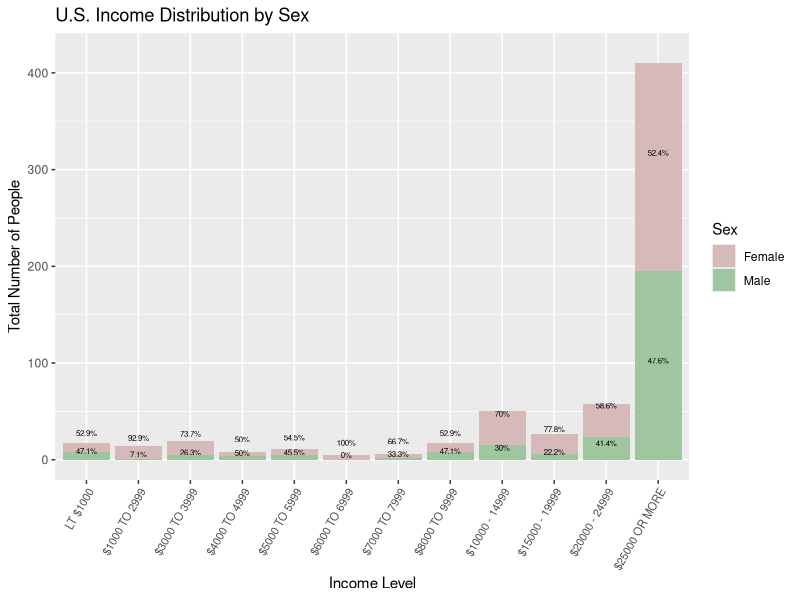
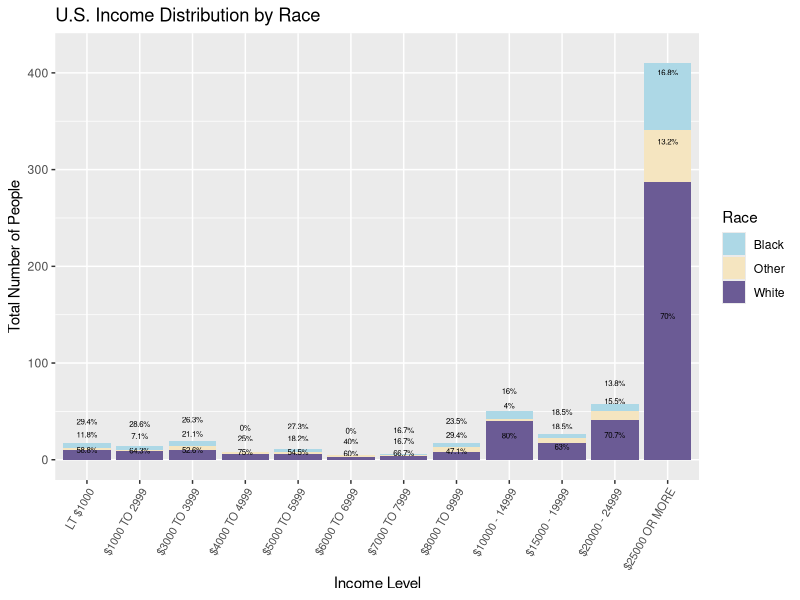
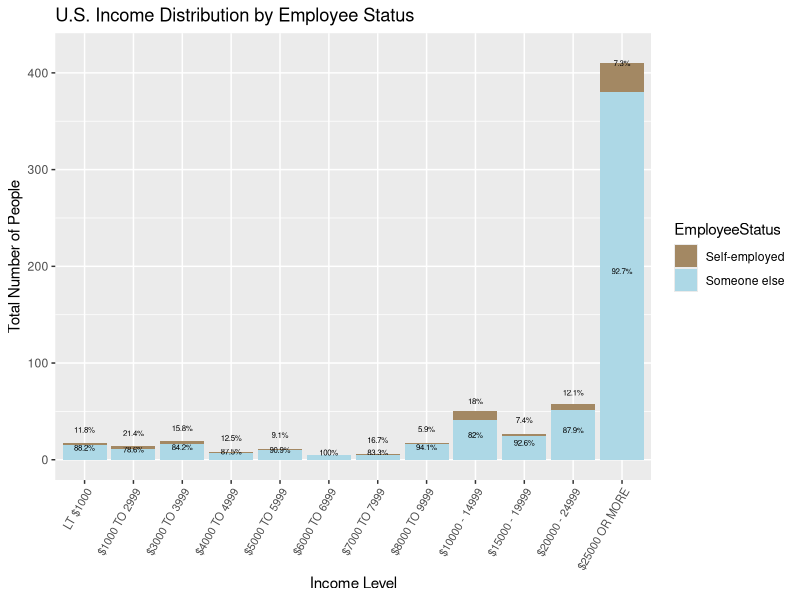
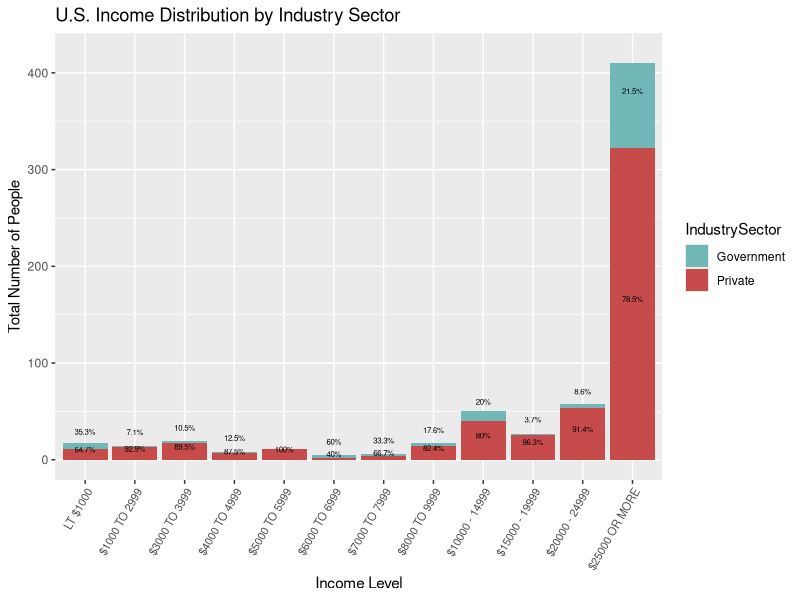
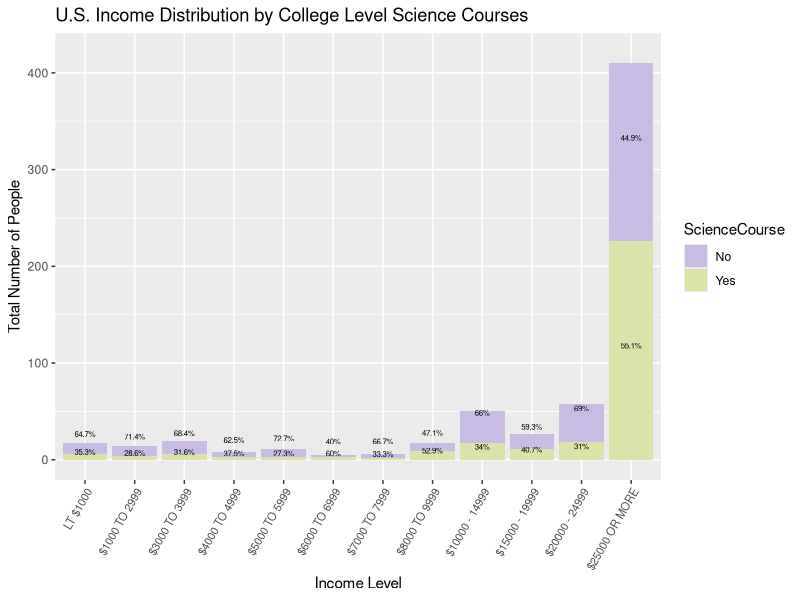

R code for these plots, in order:
## ---- chunk 1
knitr::opts_chunk$set(echo = FALSE)
knitr::opts_chunk$set(warning = FALSE)
knitr::opts_chunk$set(message = FALSE)
knitr::opts_chunk$set(fig.width=6.5, fig.height=2.8) 
# loading in relevant libraries
library(tidyverse)
library(dplyr, warn.conflicts = FALSE)
library(tidyr)
library(readxl)
library(data.table)
library(lubridate)
library(haven)
library(readxl)
library(ggplot2)
### Input data ###
income_sex_data_percentage<-read.csv(here::here("outputs/data/sex_income.csv"))
income_race_data_percentage<-read.csv(here::here("outputs/data/race_income.csv"))
income_employee_status_data_percentage<-read.csv(here::here("outputs/data/income_employee_status_data.csv"))
income_industry_sector_data_percentage<-read.csv(here::here("outputs/data/income_industry_sector_data.csv"))
income_science_course_data_percentage<-read.csv(here::here("outputs/data/income_science_course_data.csv"))
## ---- chunk 2
#| message: false
#| warning: false
#| echo: false
#| label: fig-raceincome
#| fig-cap: "U.S. Income Distribution by Sex"

# Make sure the order of the income level is the order we wanted
income_label <- c("LT $1000", "$1000 TO 2999", "$3000 TO 3999", "$4000 TO 4999", "$5000 TO 5999", "$6000 TO 6999", "$7000 TO 7999", "$8000 TO 9999", "$10000 - 14999", "$15000 - 19999", "$20000 - 24999", "$25000 OR MORE")
income_sex_data_percentage$Income <- 
  factor(income_sex_data_percentage$Income, 
         levels = income_label)

# Manually set fill colors and labels
fill_colors <- c("Male" = "#9FC69F", "Female" = "#D6BABA")

ggplot(income_sex_data_percentage, aes(x = Income, 
                                        y = The_Number_Of_People, 
                                        fill = Sex)) +
  geom_bar(stat = "identity", position = "stack") +
  scale_fill_manual(values = fill_colors) +
  labs(x = "Income Level", y = "Total Number of People",
       title = "U.S. Income Distribution by Sex") +
  geom_text(aes(label = paste0(round(Percentage, 1), "%"), y = The_Number_Of_People + 10), 
            position = position_stack(vjust = 0.5), size = 2) +
  theme(axis.text.x = element_text(angle = 60, hjust = 1, size = 8)) +
  ylim(0, 420)


## ---- chunk 3
#| message: false
#| warning: false
#| echo: false
#| label: fig-raceincome
#| fig-cap: "U.S. Income Distribution by Race"

# Make sure the order of the income level is the order we wanted
income_label <- c("LT $1000", "$1000 TO 2999", "$3000 TO 3999", "$4000 TO 4999", "$5000 TO 5999", "$6000 TO 6999", "$7000 TO 7999", "$8000 TO 9999", "$10000 - 14999", "$15000 - 19999", "$20000 - 24999", "$25000 OR MORE")
income_race_data_percentage$Income <- 
  factor(income_race_data_percentage$Income, 
         levels = income_label)

# Manually set fill colors and labels
fill_colors <- c("White" = "#6B5B95", "Black" = "#ADD8E6", "Others" =  "#F5E5C0")
fill_labels <- c("White" = "White", "Black" = "Black", "Others" = "Other")

ggplot(income_race_data_percentage, aes(x = Income, 
                                        y = The_Number_Of_People, 
                                        fill = Race)) +
  geom_bar(stat = "identity", position = "stack") +
  scale_fill_manual(values = fill_colors, labels = fill_labels) +
  labs(x = "Income Level", y = "Total Number of People",
       title = "U.S. Income Distribution by Race") +
  geom_text(aes(label = paste0(round(Percentage, 1), "%"), y = The_Number_Of_People + 10), 
            position = position_stack(vjust = 0.5), size = 2) +
  theme(axis.text.x = element_text(angle = 60, hjust = 1, size = 8)) +
  ylim(0, 420)

## ---- chunk 4
#| message: false
#| warning: false
#| echo: false
#| label: fig-raceincome
#| fig-cap: "U.S. Income Distribution by Employee Status"

# Make sure the order of the income level is the order we wanted
income_label <- c("LT $1000", "$1000 TO 2999", "$3000 TO 3999", "$4000 TO 4999", "$5000 TO 5999", "$6000 TO 6999", "$7000 TO 7999", "$8000 TO 9999", "$10000 - 14999", "$15000 - 19999", "$20000 - 24999", "$25000 OR MORE")
income_employee_status_data_percentage$Income <- 
  factor(income_employee_status_data_percentage$Income, 
         levels = income_label)

# Manually set fill colors and labels
fill_colors <- c("Self-employed" = "#A38863", "Someone else" = "#ADD8E6")

ggplot(income_employee_status_data_percentage, aes(x = Income, 
                                        y = The_Number_Of_People, 
                                        fill = EmployeeStatus)) +
  geom_bar(stat = "identity", position = "stack") +
  scale_fill_manual(values = fill_colors) +
  labs(x = "Income Level", y = "Total Number of People",
       title = "U.S. Income Distribution by Employee Status") +
  geom_text(aes(label = paste0(round(Percentage, 1), "%"), y = The_Number_Of_People + 10), 
            position = position_stack(vjust = 0.5), size = 2) +
  theme(axis.text.x = element_text(angle = 60, hjust = 1, size = 8)) +
  ylim(0, 420)

## ---- chunk 5
#| message: false
#| warning: false
#| echo: false
#| label: fig-raceincome
#| fig-cap: "U.S. Income Distribution by Industry Sector"

# Make sure the order of the income level is the order we wanted
income_label <- c("LT $1000", "$1000 TO 2999", "$3000 TO 3999", "$4000 TO 4999", "$5000 TO 5999", "$6000 TO 6999", "$7000 TO 7999", "$8000 TO 9999", "$10000 - 14999", "$15000 - 19999", "$20000 - 24999", "$25000 OR MORE")
income_industry_sector_data_percentage$Income <- 
  factor(income_industry_sector_data_percentage$Income, 
         levels = income_label)

# Manually set fill colors and labels
fill_colors <- c("Government" = "#72b7b7", "Private" = "#c84b4b")

ggplot(income_industry_sector_data_percentage, aes(x = Income, 
                                        y = The_Number_Of_People, 
                                        fill = IndustrySector)) +
  geom_bar(stat = "identity", position = "stack") +
  scale_fill_manual(values = fill_colors) +
  labs(x = "Income Level", y = "Total Number of People",
       title = "U.S. Income Distribution by Industry Sector") +
  geom_text(aes(label = paste0(round(Percentage, 1), "%"), y = The_Number_Of_People + 10), 
            position = position_stack(vjust = 0.5), size = 2) +
  theme(axis.text.x = element_text(angle = 60, hjust = 1, size = 8)) +
  ylim(0, 420)
## ---- chunk 6
#| message: false
#| warning: false
#| echo: false
#| label: fig-raceincome
#| fig-cap: "U.S. Income Distribution by College Level Science Courses"

# Make sure the order of the income level is the order we wanted
income_label <- c("LT $1000", "$1000 TO 2999", "$3000 TO 3999", "$4000 TO 4999", "$5000 TO 5999", "$6000 TO 6999", "$7000 TO 7999", "$8000 TO 9999", "$10000 - 14999", "$15000 - 19999", "$20000 - 24999", "$25000 OR MORE")
income_science_course_data_percentage$Income <- 
  factor(income_science_course_data_percentage$Income, 
         levels = income_label)

# Manually set fill colors and labels
fill_colors <- c("Yes" = "#DCE3A8", "No" = "#C8BCE5")

ggplot(income_science_course_data_percentage, aes(x = Income, 
                                        y = The_Number_Of_People, 
                                        fill = ScienceCourse)) +
  geom_bar(stat = "identity", position = "stack") +
  scale_fill_manual(values = fill_colors) +
  labs(x = "Income Level", y = "Total Number of People",
       title = "U.S. Income Distribution by College Level Science Courses") +
  geom_text(aes(label = paste0(round(Percentage, 1), "%"), y = The_Number_Of_People + 10), 
            position = position_stack(vjust = 0.5), size = 2) +
  theme(axis.text.x = element_text(angle = 60, hjust = 1, size = 8)) +
  ylim(0, 420)
